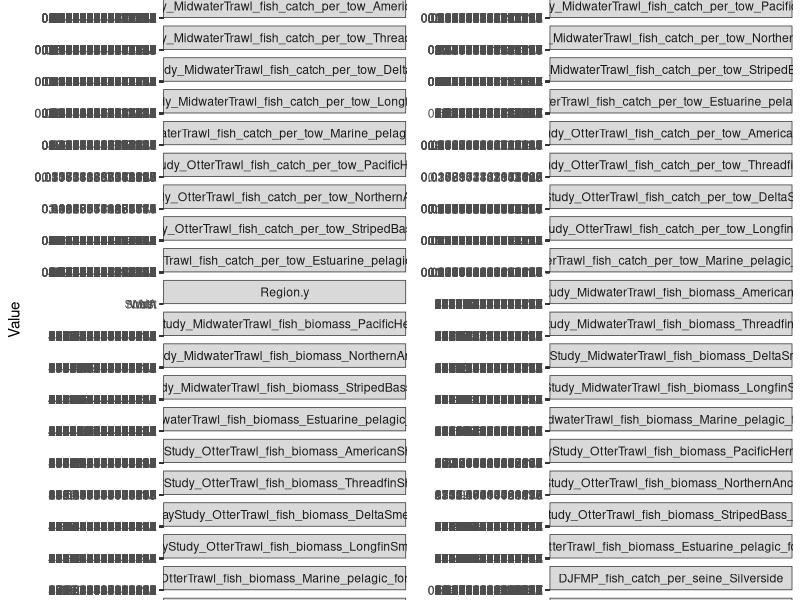

Source code (R):
## ---- chunk 1
knitr::opts_chunk$set(echo = TRUE)
## ---- chunk 2
library(dplyr)
library(tidyr)
library(ggplot2)
## ---- chunk 3
amphipod=read.csv("amphipod_annual_regions.csv")
flow=read.csv("annual_average_deltawide_flow_byregion.csv")
clams=read.csv("clams_annual_regions.csv")
fishbs=read.csv("fish_BayStudy_by_region.csv")
fishdj=read.csv("fish_DJFMP_by_region.csv")
fishfm=read.csv("fish_FMWT_by_regions.csv")
fishstn=read.csv("fish_STN_regions.csv")
nutwq=read.csv("nutrient_data_yearly_regions.csv")
zoop=read.csv("zoop_annual_regions.csv")

zoopbm=dplyr::select(zoop, Year, Region, grep("BPUE", colnames(zoop)))

combined=flow %>% 
  full_join(nutwq, by=c("Year","Region")) %>% 
  full_join(fishfm, by=c("Year","Region")) %>% 
  full_join(fishbs, by=c("Year","Region")) %>% 
  full_join(fishdj, by=c("Year","Region")) %>% 
  full_join(fishstn, by=c("Year","Region")) %>% 
  full_join(zoopbm, by=c("Year","Region")) %>% 
  full_join(clams, by=c("Year","Region")) %>% 
  full_join(amphipod, by=c("Year","Region")) %>% 
  arrange(Year, Region)

write.csv(combined, "annual_data_compiled_regions.csv", row.names = F)
## ---- chunk 4
datalong=gather(combined,Var,Value,4:ncol(combined))
datalong$Var=factor(datalong$Var,levels = unique(datalong$Var))
datalong$Region=factor(datalong$Region, levels=c("West","North","South"))

ggplot(datalong, aes(y=Value, x=Year, col=Region)) +
  facet_wrap(.~Var, scales = "free_y", ncol = 2) +
  geom_line() + geom_point() +
  theme_bw() + 
  theme(legend.position="top")
